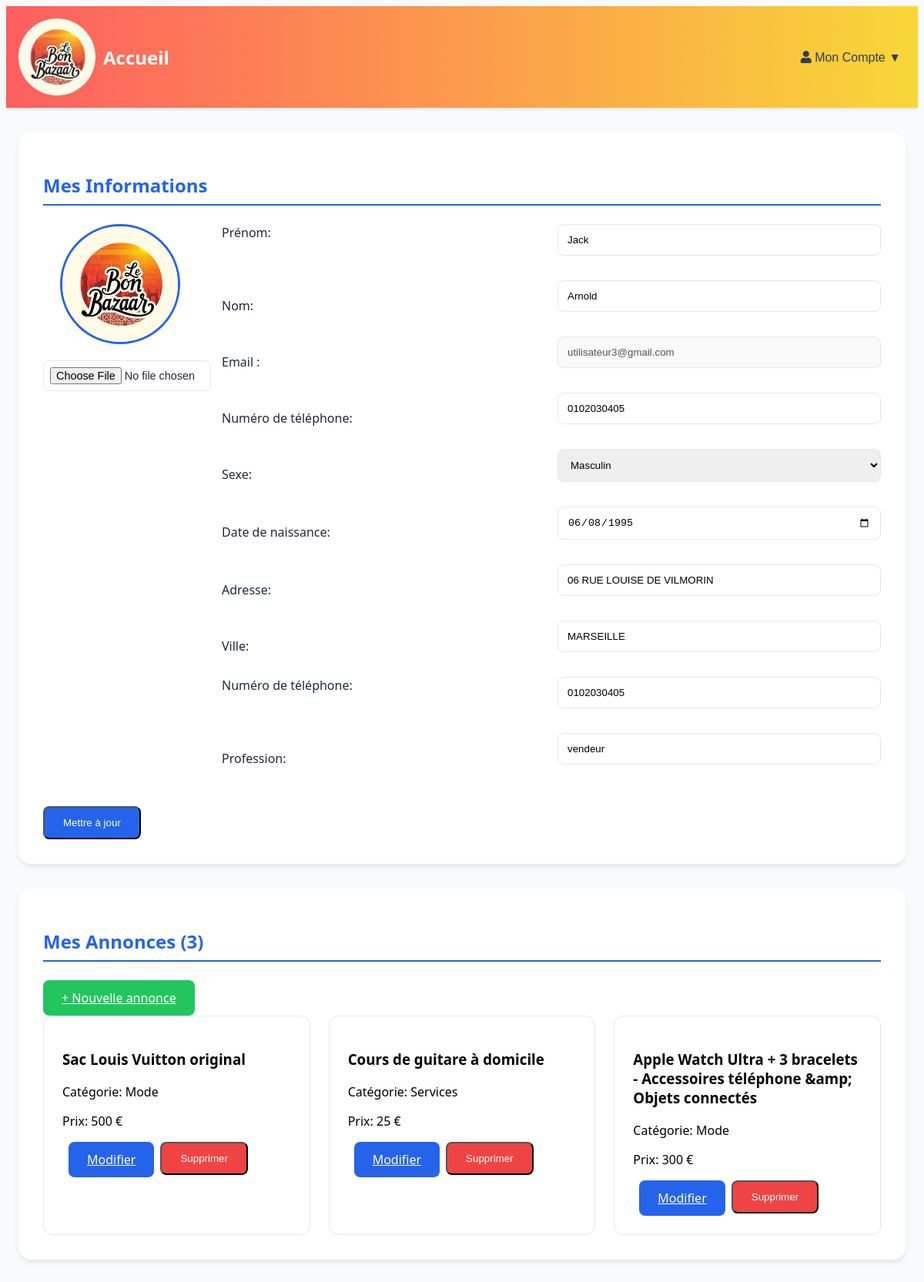
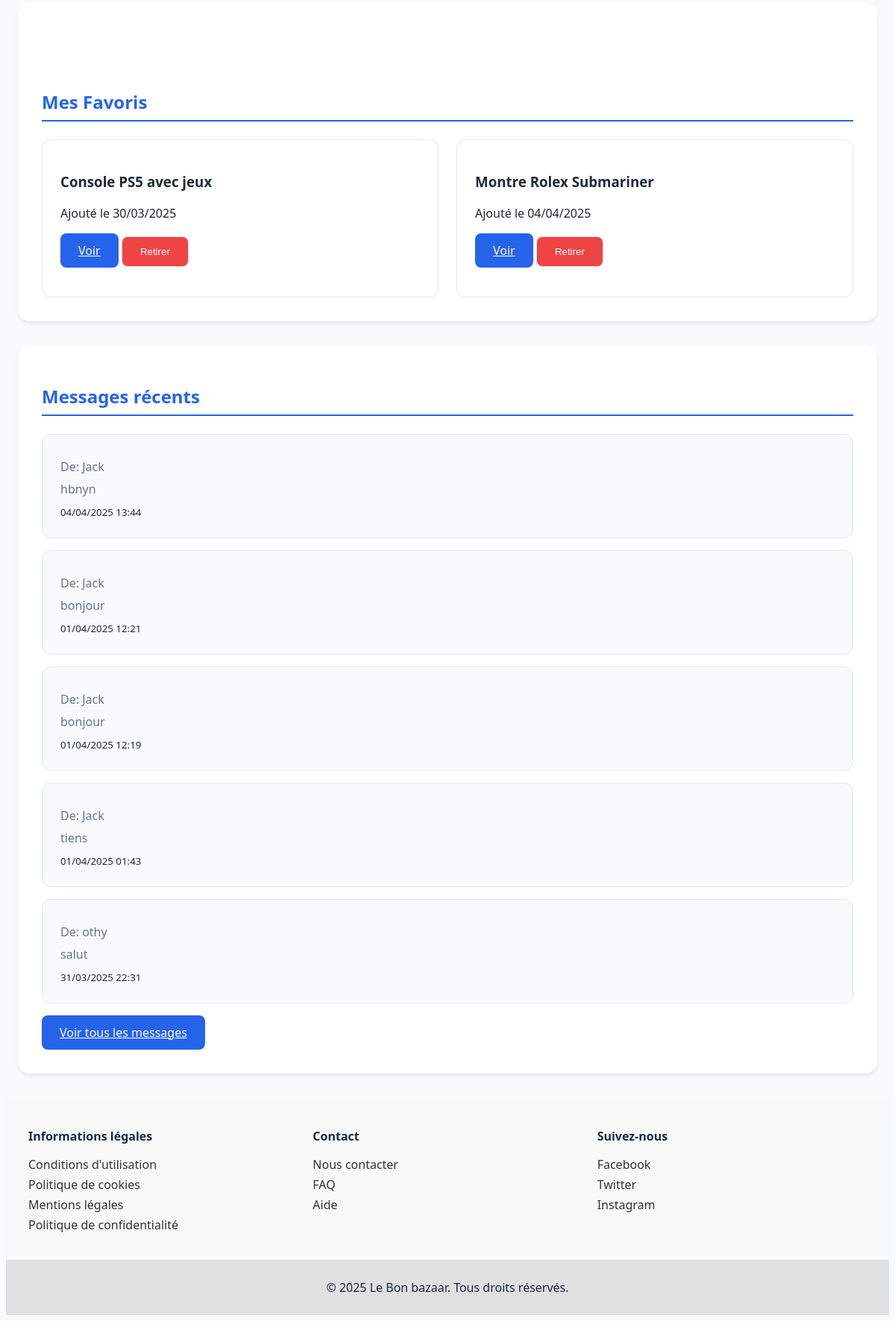
/php/profil.php (signed in), run on the app's committed database (2 pictures, top to bottom).
### tables this page shows
CREATE TABLE `users` (
  `id` int(11) NOT NULL,
  `email` varchar(255) NOT NULL,
  `mdp` varchar(255) NOT NULL,
  `nom` varchar(255) DEFAULT NULL,
  `prenom` varchar(255) DEFAULT NULL,
  `tel` varchar(20) DEFAULT NULL,
  `adresse` varchar(255) DEFAULT NULL,
  `date_inscription` datetime DEFAULT current_timestamp(),
  `sexe` enum('Masculin','Féminin','Autre') DEFAULT NULL,
  `date_naissance` date DEFAULT NULL,
  `ville` varchar(100) DEFAULT NULL,
  `profession` varchar(100) DEFAULT NULL,
  `photo` varchar(255) DEFAULT 'default.png',
  `rôle` int(255) NOT NULL DEFAULT 1
);

CREATE TABLE `annonces` (
  `id` int(11) NOT NULL,
  `titre` varchar(255) NOT NULL,
  `description` text NOT NULL,
  `prix` decimal(10,2) NOT NULL,
  `user_id` int(11) DEFAULT NULL,
  `categorie_id` int(11) DEFAULT NULL,
  `date_creation` datetime DEFAULT current_timestamp(),
  `etat` enum('Neuf','Occasion') DEFAULT 'Occasion',
  `ville` varchar(100) DEFAULT NULL,
  `code_postal` varchar(10) DEFAULT NULL,
  `click_count` int(11) DEFAULT 0
);

CREATE TABLE `categories` (
  `id` int(11) NOT NULL,
  `nom` varchar(255) NOT NULL
);

CREATE TABLE `favoris` (
  `id` int(11) NOT NULL,
  `user_id` int(11) DEFAULT NULL,
  `annonce_id` int(11) DEFAULT NULL,
  `date_ajout` datetime DEFAULT current_timestamp()
);

CREATE TABLE `messages` (
  `id` int(11) NOT NULL,
  `expediteur_id` int(11) DEFAULT NULL,
  `destinataire_id` int(11) DEFAULT NULL,
  `annonce_id` int(11) DEFAULT NULL,
  `contenu` text NOT NULL,
  `date_envoi` datetime DEFAULT current_timestamp()
);

### php/profil.php (the view, shortened to what this page needs)
<?php
require 'config.php';
$user_id = $_SESSION['id'];
$user = $conn->prepare("SELECT * FROM users WHERE id = ?");
$user->bind_param("i", $user_id);
$user->execute();
$user = $user->get_result()->fetch_assoc();
$annonces = $conn->prepare("
    SELECT a.*, c.nom as categorie
    FROM annonces a
    LEFT JOIN categories c ON a.categorie_id = c.id
    WHERE a.user_id = ?
");
$annonces->bind_param("i", $user_id);
$annonces->execute();
$annonces = $annonces->get_result();
$favoris = $conn->prepare("
    SELECT a.*, f.date_ajout
    FROM favoris f
    JOIN annonces a ON f.annonce_id = a.id
    WHERE f.user_id = ?
");
$favoris->bind_param("i", $user_id);
$favoris->execute();
$favoris = $favoris->get_result();
$messages = $conn->prepare("
    SELECT m.*, u.prenom as expediteur
    FROM messages m
    JOIN users u ON m.expediteur_id = u.id
    JOIN annonces a ON m.annonce_id = a.id
    WHERE m.destinataire_id = ?
    AND m.date_envoi = (
        SELECT MAX(date_envoi)
        FROM messages
        WHERE destinataire_id = ?
        AND expediteur_id = m.expediteur_id
        AND annonce_id = m.annonce_id
    )
    ORDER BY m.date_envoi DESC
    LIMIT 5
");
$messages->bind_param("ii", $user_id, $user_id);
$messages->execute();
$messages = $messages->get_result();
?>
<!DOCTYPE html>
<html lang="fr">
<head>
    <link rel="stylesheet" href="../css/styleprofil.css">
</head>
<body>
    <?php require 'navbar.php'; ?>
    <div class="profile-container">
        <section class="section">
            <h2>Mes Informations</h2>
            <form method="POST" enctype="multipart/form-data">
                <div class="flex">
                    <div class="photo-section">
                        <img src="../image/<?= $user['photo'] ?? 'default.png' ?>" class="photo-profil" alt="Photo de profil"><br>
                        <input type="file" name="photo" accept="image/*">
                    </div>
                    <div class="form-group">
                        Prénom:
                        <input type="text" name="prenom" value="<?= htmlspecialchars($user['prenom']) ?>" required><br>
                        Nom:
                        <input type="text" name="nom" value="<?= htmlspecialchars($user['nom']) ?>" required><br>
                        Email :
                        <input type="email" name="email" value="<?= htmlspecialchars($user['email']) ?>" disabled><br>
                        Numéro de téléphone:
                        <input type="text" id="tel" name="tel" value="<?= htmlspecialchars($user['tel']); ?>" ><br>
                        Sexe:
                        <select name="sexe">
                            <option value="Masculin" <?= $user['sexe'] == 'Masculin' ? 'selected' : '' ?>>Masculin</option>
                        </select> <br>
                        Date de naissance:
                      <input type="date" id="date_naissance" name="date_naissance" value="<?= htmlspecialchars($user['date_naissance']); ?>" ><br>
                        Adresse:
                        <input type="text" id="adresse" name="adresse" value="<?= htmlspecialchars($user['adresse']); ?>" ><br>
                        Ville:
                        <input type="text" id="ville" name="ville" value="<?= htmlspecialchars( $user['ville']); ?>" >
                        Numéro de téléphone:
                        <input type="text" id="tel" name="tel" value="<?= htmlspecialchars($user['tel']); ?>" ><br>
                        Profession:
                        <input type="text" id="profession" name="profession" value="<?= htmlspecialchars($user['profession']); ?>" ><br>
                    </div>
                </div>
                <button type="submit" name="update_profile" class="btn btn-primary">Mettre à jour</button>
            </form>
        </section>
        <section class="section" >
            <h2>Mes Annonces (<?= $annonces->num_rows ?>)</h2>
            <a href="ajout_annonce.php" class="btn btn-success">+ Nouvelle annonce</a>
            <div class="grid">
                <?php while($annonce = $annonces->fetch_assoc()): ?>
                <div class="annonce-card">
                <a href="annonce.php?id=<?= $annonce['id'] ?>" style="text-decoration: none; color: black;">
                    <h3><?= htmlspecialchars($annonce['titre']) ?></h3>
                    <p>Catégorie: <?= $annonce['categorie'] ?></p>
                    <p>Prix: <?= number_format($annonce['prix'], 0, ',', ' ') ?> €</p>
                    <div class="actions">
                        <a href="ajout_annonce.php?id=<?= $annonce['id'] ?>" class="btn btn-primary">Modifier</a>
                        <form method="POST" style="display:inline;">
                            <button type="submit" name="delete_annonce" class="btn btn-danger"
                                    onclick="return confirm('Supprimer cette annonce ?')">Supprimer</button>
                        </form>
                    </div>
                    </a>
                </div>
                <?php endwhile; ?>
            </div>
        </section>
        <section class="section" id="favoris"><br><br><br>
            <h2>Mes Favoris</h2>
            <div class="grid">
                <?php while($favori = $favoris->fetch_assoc()): ?>
                <div class="annonce-card">
                    <h3><?= htmlspecialchars($favori['titre']) ?></h3>
                    <p>Ajouté le <?= date('d/m/Y', strtotime($favori['date_ajout'])) ?></p>
                    <a href="annonce.php?id=<?= $favori['id'] ?>" class="btn btn-primary">Voir</a>
                    <form method="POST" style="display:inline;">
                            <input type="submit" name="delete_favoris" class="btn btn-danger" value="Retirer">
                    </form>
                </div>
                <?php endwhile; ?>
            </div>
        </section>
        <section class="section">
            <h2>Messages récents</h2>
            <div class="message-list">
                <?php while($message = $messages->fetch_assoc()): ?>
                <div class="message-card">
                    <p>De: <?= htmlspecialchars($message['expediteur']) ?></p>
                    <p><?= nl2br(htmlspecialchars_decode( htmlspecialchars($message['contenu']))) ?></p>
                    <small><?= date('d/m/Y H:i', strtotime($message['date_envoi'])) ?></small>
                </div>
                <?php endwhile; ?>
            </div>
            <a href="messagerie.php" class="btn btn-primary">Voir tous les messages</a>
        </section>
    </div>
    <?php require 'footer.php'; ?>
</body>
</html>

### css/styleprofil.css (style rules this page uses)
:root { --primary-color: #2563eb; --secondary-color: #3b82f6; --success-color: #22c55e; --danger-color: #ef4444; --background-light: #f8fafc; --text-dark: #1e293b; --text-light: #64748b; --shadow: 0 4px 6px -1px rgba(0, 0, 0, 0.1); }
body { background-color: var(--background-light); color: var(--text-dark); font-family: 'Segoe UI', system-ui, sans-serif; }
.profile-container { max-width: 1200px; margin: 2rem auto; padding: 0 1rem; }
.section { background: white; border-radius: 1rem; padding: 2rem; margin-bottom: 2rem; box-shadow: var(--shadow); }
h2 { color: var(--primary-color); font-size: 1.5rem; font-weight: 600; margin-bottom: 1.5rem; padding-bottom: 0.5rem; border-bottom: 2px solid var(--primary-color); }
.flex { display: grid; gap: 2rem; grid-template-columns: 200px 1fr; }
.photo-section { text-align: center; }
.photo-profil { width: 150px; height: 150px; border-radius: 50%; object-fit: cover; border: 3px solid var(--primary-color); margin-bottom: 1rem; transition: transform 0.3s ease; }
input[type="file"] { width: 100%; font-size: 0.9rem; padding: 0.5rem; border: 1px solid #e2e8f0; border-radius: 0.5rem; }
.form-group { display: grid; gap: 1rem; grid-template-columns: repeat(2, 1fr); }
input, select { padding: 0.75rem; border: 1px solid #e2e8f0; border-radius: 0.5rem; margin-bottom: 1rem; transition: border-color 0.3s ease; }
.btn { padding: 0.75rem 1.5rem; border-radius: 0.5rem; font-weight: 500; transition: all 0.3s ease; display: inline-flex; align-items: center; gap: 0.5rem; }
.btn-primary { background-color: var(--primary-color); color: white; }
.btn-danger { background-color: var(--danger-color); color: white; }
.btn-success { background-color: var(--success-color); color: white; }
.grid { display: grid; gap: 1.5rem; grid-template-columns: repeat(auto-fit, minmax(300px, 1fr)); }
.annonce-card, .message-card { padding: 1.5rem; border-radius: 0.75rem; border: 1px solid #e2e8f0; transition: transform 0.3s ease; background: white; }
.actions { margin-top: 1rem; display: flex; gap: 0.5rem; }
.message-card { padding: 1.5rem; margin-bottom: 1rem; background: var(--background-light); }
.message-card p { margin: 0.5rem 0; color: var(--text-light); }

### data on the page
users: photo (picture), prenom "Jack", nom "Arnold", email "utilisateur3@gmail.com", tel "0102030405", sexe "Masculin", date_naissance "06/08/1995", adresse "06 RUE LOUISE DE VILMORIN", ville "MARSEILLE", profession "vendeur"
annonces: titre "Sac Louis Vuitton original", categorie.nom "Mode", prix "500"
annonces: titre "Cours de guitare à domicile", categorie.nom "Services", prix "25"
annonces: titre "Apple Watch Ultra + 3 bracelets - Accessoires téléphone &amp; Objets connectés", categorie.nom "Mode", prix "300"
favoris: annonce.titre "Console PS5 avec jeux", date_ajout "30/03/2025"
favoris: annonce.titre "Montre Rolex Submariner", date_ajout "04/04/2025"
messages: destinataire.prenom "Jack", contenu "hbnyn", date_envoi "04/04/2025 13:44"
messages: destinataire.prenom "Jack", contenu "bonjour", date_envoi "01/04/2025 12:21"
messages: destinataire.prenom "Jack", contenu "bonjour", date_envoi "01/04/2025 12:19"
messages: destinataire.prenom "Jack", contenu "tiens", date_envoi "01/04/2025 01:43"
messages: expediteur.prenom "othy", contenu "salut", date_envoi "31/03/2025 22:31"

### other printed values
$annonces->num_rows "3"
